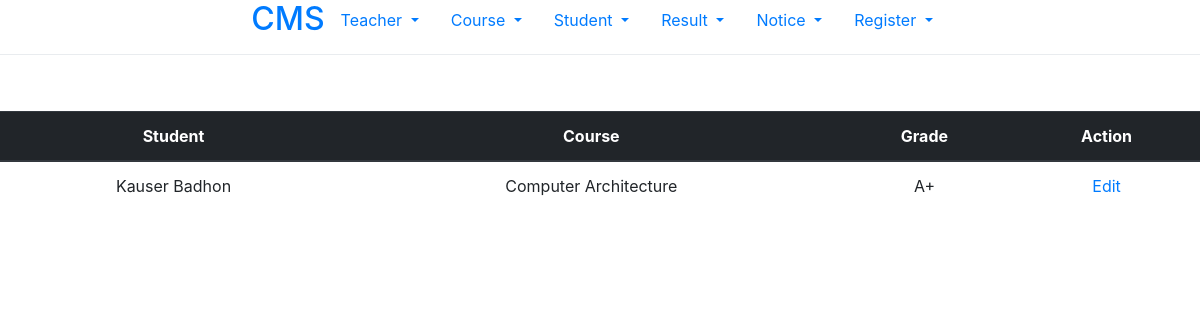
The app's page /result/index/ (signed in), older data.
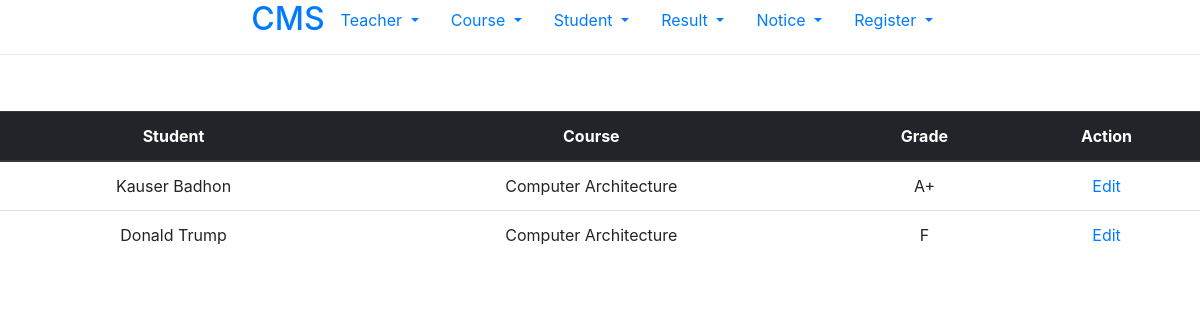
The same page, newer data.
### result/models.py (models this page shows, shortened)
class Result(models.Model):
    result_choice = (
        ('A+', 'A+'),
        ('A', 'A'),
        ('A-', 'A-'),
        ('B+', 'B+'),
        ('B', 'B'),
        ('B-', 'B-'),
        ('C+', 'C+'),
        ('C', 'C'),
        ('D', 'D'),
        ('F', 'F'),
        ('Not Published', 'Not Published'),
    )
    student = models.ForeignKey(Student, on_delete=models.CASCADE)
    course = models.ForeignKey(Course, on_delete=models.CASCADE)
    result = models.CharField(choices=result_choice, max_length=25)

### student/models.py (models this page shows)
class Student(models.Model):
    department_choice = (
        ('CSE', 'CSE'),
        ('ECE', 'ECE'),
        ('BBA', 'BBA')
    )
    blood_group_choice = (
        ('A+', 'A+'),
        ('A-', 'A-'),
        ('B+', 'B+'),
        ('AB+', 'AB+'),
        ('AB-', 'AB-'),
        ('O+', 'O+'),
        ('O-', 'O-'),
        ('Inra', 'Inra'),
        ('Bombay', 'Bombay'),
        ('Gold', 'Gold'),
    )
    name = models.CharField(max_length=255)
    department = models.CharField(choices=department_choice, max_length=15)
    registration = models.CharField(max_length=25)
    roll = models.CharField(max_length=15)
    email = models.EmailField(max_length=50)
    contact = models.CharField(max_length=25)
    blood_group = models.CharField(choices=blood_group_choice, max_length=15)
    course = models.ForeignKey(Course, on_delete=models.CASCADE)
    def __str__(self):
        return self.name

### courses/models.py (models this page shows)
class Course(models.Model):
    name = models.CharField(max_length=200)
    code = models.CharField(max_length=15)
    teacher = models.ForeignKey(Teacher, on_delete=models.CASCADE, null=True)
    def __str__(self):
        return self.name

### result/views.py (the view)
# urls.py: path('index/', views.index, name = 'show_course'),
@login_required(login_url='/')
def index(request):
    index = Result.objects.all()
    context = {
        'index': index
    }
    return render(request, 'result/index.html', context)

### templates/result/index.html
{% extends 'base/base.html' %}
{% block content %}
<div class="dropdown-divider"></div> <br><br>
<div class="bs-example">
    <table class="table text-center">
        <thead class="thead-dark">
            <tr>
                <th>Student</th>
                <th>Course</th>
                <th>Grade</th>
                <th>Action</th>
            </tr>
        </thead>
        <tbody>
        {% for result in index %}
            <tr>
                <td>{{ result.student }}</td>
                <td>{{ result.course }}</td>
                <td>{{ result.result }}</td>
                <td><a href="{% url 'edit_result' result.id %}">Edit</a></td>
            </tr>
        {% endfor %}
        </tbody>
    </table>
</div>
{% endblock %}

Row changes from the older to the newer data that the page shows:
added Result: student "Donald Trump", course "Computer Architecture", result "F"
